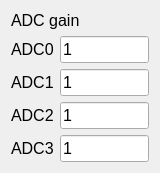
     <widget class="QWidget" name="formLayoutWidget_7">
      <property name="geometry">
       <rect>
        <x>1110</x>
        <y>600</y>
        <width>160</width>
        <height>153</height>
       </rect>
      </property>
      <layout class="QFormLayout" name="formLayout_7">
       <item row="1" column="0">
        <widget class="QLabel" name="txt_nbr_bram_76">
         <property name="font">
          <font>
           <pointsize>12</pointsize>
          </font>
         </property>
         <property name="text">
          <string>ADC0</string>
         </property>
        </widget>
       </item>
       <item row="1" column="1">
        <widget class="QLineEdit" name="ui_adc0_gain">
         <property name="font">
          <font>
           <pointsize>12</pointsize>
          </font>
         </property>
         <property name="text">
          <string>1</string>
         </property>
        </widget>
       </item>
       <item row="2" column="0">
        <widget class="QLabel" name="txt_nbr_bram_74">
         <property name="font">
          <font>
           <pointsize>12</pointsize>
          </font>
         </property>
         <property name="text">
          <string>ADC1</string>
         </property>
        </widget>
       </item>
       <item row="2" column="1">
        <widget class="QLineEdit" name="ui_adc1_gain">
         <property name="font">
          <font>
           <pointsize>12</pointsize>
          </font>
         </property>
         <property name="text">
          <string>1</string>
         </property>
        </widget>
       </item>
       <item row="3" column="0">
        <widget class="QLabel" name="txt_nbr_bram_75">
         <property name="font">
          <font>
           <pointsize>12</pointsize>
          </font>
         </property>
         <property name="text">
          <string>ADC2</string>
         </property>
        </widget>
       </item>
       <item row="3" column="1">
        <widget class="QLineEdit" name="ui_adc2_gain">
         <property name="font">
          <font>
           <pointsize>12</pointsize>
          </font>
         </property>
         <property name="text">
          <string>1</string>
         </property>
        </widget>
       </item>
       <item row="4" column="0">
        <widget class="QLabel" name="txt_nbr_bram_73">
         <property name="font">
          <font>
           <pointsize>12</pointsize>
          </font>
         </property>
         <property name="text">
          <string>ADC3</string>
         </property>
        </widget>
       </item>
       <item row="4" column="1">
        <widget class="QLineEdit" name="ui_adc3_gain">
         <property name="font">
          <font>
           <pointsize>12</pointsize>
          </font>
         </property>
         <property name="text">
          <string>1</string>
         </property>
        </widget>
       </item>
       <item row="0" column="0" colspan="2">
        <widget class="QLabel" name="txt_nbr_bram_77">
         <property name="font">
          <font>
           <pointsize>12</pointsize>
          </font>
         </property>
         <property name="text">
          <string>ADC gain</string>
         </property>
        </widget>
       </item>
      </layout>
     </widget>
